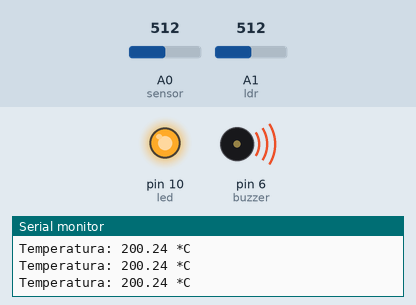
Simulated run of this sketch. Board: Arduino Uno, built with avr-gcc and run on an emulated ATmega328P. Parts: output pins drawn as LEDs (lit = HIGH), buzzer (waves = sounding), the last lines printed to the serial monitor. The test bench sets the inputs (shaded band); at power-on: A0 (sensor) = 512, A1 (ldr) = 512.

Above: at 1.2 s.
1.3 s: A0 (sensor) set to 164
2.8 s: A0 (sensor) set to 147
At 3.8 s:
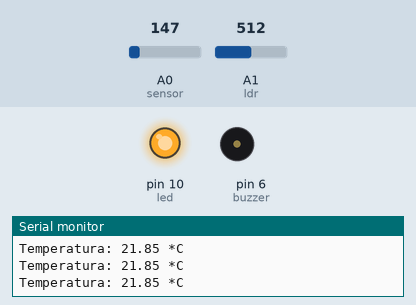
4.5 s: A1 (ldr) set to 915
6.0 s: A1 (ldr) set to 944
At 6.5 s:
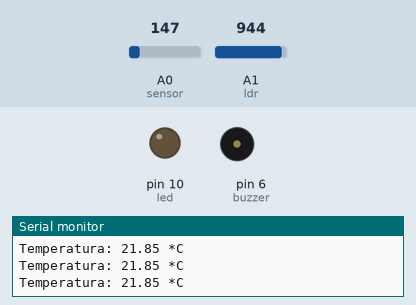
7.5 s: A0 (sensor) set to 306
At 8.2 s:
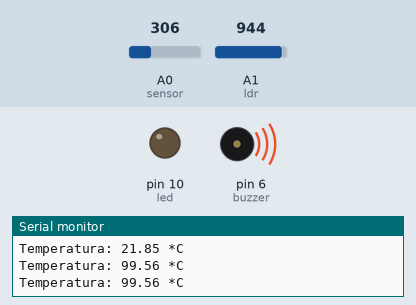
9.3 s: A0 (sensor) set to 122
At 11.0 s:
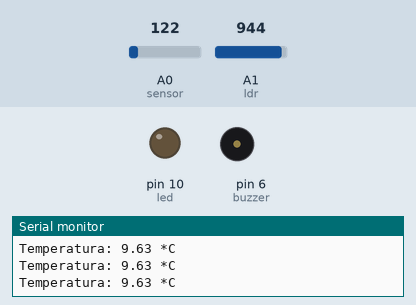
Timing chart, 0 to 12.1 s (numbered marks = the images above; inputs shaded):
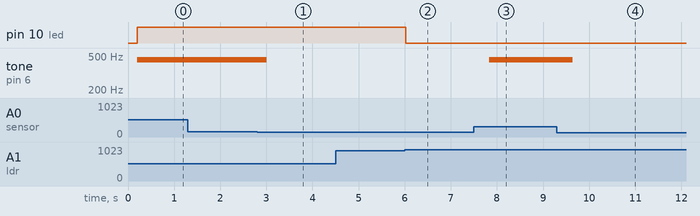

Measured:
- the behaviour switches between 154 and 153 on A0 (sensor) (found by bisection; images 0 and 1)
- the behaviour switches between 930 and 931 on A1 (ldr) (found by bisection; images 1 and 2)
- after the input at 2.8 s, tone on pin 6 (buzzer): 450 Hz → silent after 0.21 s
- after the input at 6.0 s, pin 10 (led): HIGH → LOW at once
- after the input at 7.5 s, tone on pin 6 (buzzer): silent → 450 Hz after 0.33 s
- after the input at 9.3 s, tone on pin 6 (buzzer): 450 Hz → silent after 0.34 s

The sketch:

LDR_e_sensor_temperatura.ino
```cpp
const int led = 10;
const int buzzer = 6;
const int sensor = A0;
const int ldr = A1;
int tempValue;
int ldrValue = 0;
int temp_limite = 25.0;


void setup()
{
  pinMode(led, OUTPUT);
  pinMode(buzzer, OUTPUT);
  pinMode(sensor, INPUT);
  Serial.begin(9600);
}

void loop()
{

  // Sensor de Temperatura

  tempValue = analogRead(sensor);
  float tensao = (tempValue/1023.0)*5.0;
  float temp = (tensao-0.5)*100;
  delay(200);

  Serial.print("Temperatura: ");
  Serial.print(temp);
  Serial.println(" *C");

  if(temp >= temp_limite){
    tone(buzzer,450);
  }
  else{
    noTone(buzzer);
  }

  // Sensor LDR

  ldrValue = analogRead(ldr);

  if (ldrValue > 930){
  	digitalWrite(led, LOW);
  }
  else{
    digitalWrite(led, HIGH);
  }

}
```
